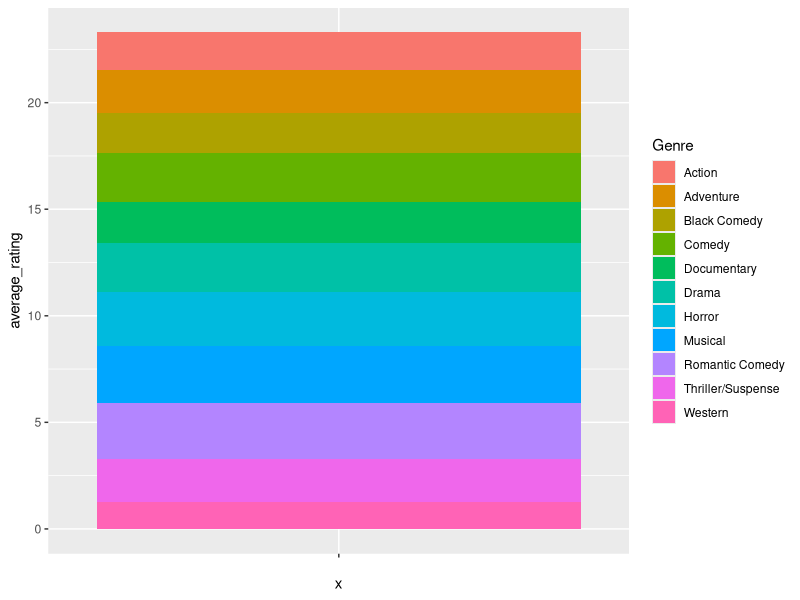
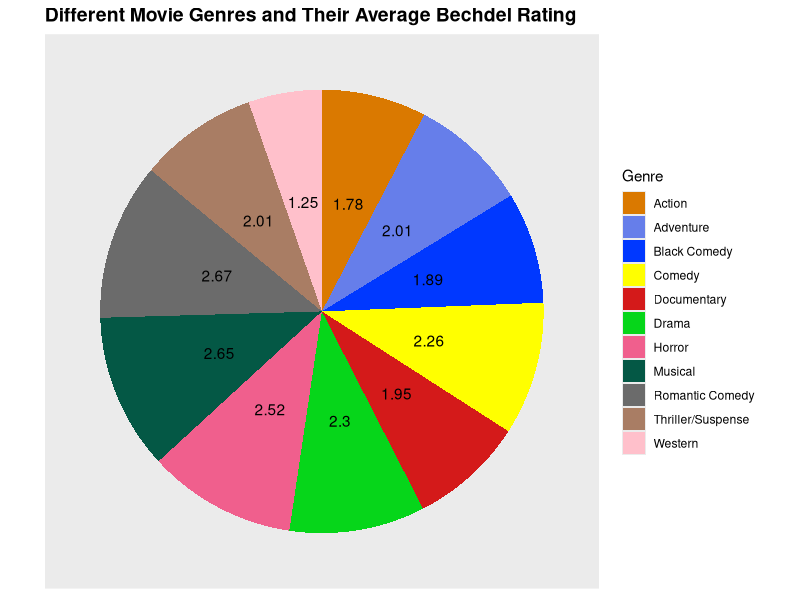

These charts were generated, in order, by the following R code:
library(ggplot2)
library(dplyr)

#load csv
bechdel <- read.csv("../data/bechdel_test_df.csv", stringsAsFactors = FALSE)
revenue <- read.csv("../data/Bechdel-master_revenue.csv", stringsAsFactors = FALSE)

# Focus on data from 2000 - 2018
recent_bechdel <- bechdel %>% 
  filter(!is.na(rating)) %>%
  filter(year > 1999)

recent_revenue <- revenue %>% 
  filter(Year > 1999)

# Select important data from each list of data
bechdel_movies <- recent_bechdel %>% 
  select(title, rating)

genre_movies <- recent_revenue %>% 
  select(Movie, Genre) %>% 
  rename(title = "Movie")

# Combine and get rid of missing data
combined_movies <- bechdel_movies %>% 
  left_join(genre_movies, by = "title") %>% 
  filter(!is.na(Genre)) %>% 
  filter(Genre != "")

# Average out the rating for each genre and get rid of concert/performance and Multiple Genres
average_scale_genre <- combined_movies %>% 
  group_by(Genre) %>% 
  summarise(average_rating = mean(rating)) %>% 
  filter(Genre != "Concert/Performance") %>% 
  filter(Genre != "Multiple Genres")

# Pie chart to compare genre and average ratings
col_genre <- ggplot(average_scale_genre, aes(x = "", y = average_rating, fill = Genre)) +
  geom_bar(width = 1, stat = "identity")

pie_genre <- col_genre +
  coord_polar("y", start = 0, direction = -1) +
  scale_fill_manual(values = c("#da7900", "#667eea", "#0038ff",
                               "#ffff00", "#d41a1a", "#06d61a", "#f05f8d",
                               "#045845", "#6b6b6b", "#a97d64", "#FFC0CB")) +
  theme(axis.title.x = element_blank(),
        axis.title.y = element_blank(),
        panel.border = element_blank(),
        panel.grid=element_blank(),
        axis.ticks = element_blank(),
        plot.title=element_text(size=14, face="bold")) +
  theme(axis.text.x = element_blank()) +
  geom_text(aes(label = paste(round(average_rating, 2))), position = position_stack(vjust = 0.5)) + 
  ggtitle("Different Movie Genres and Their Average Bechdel Rating")
